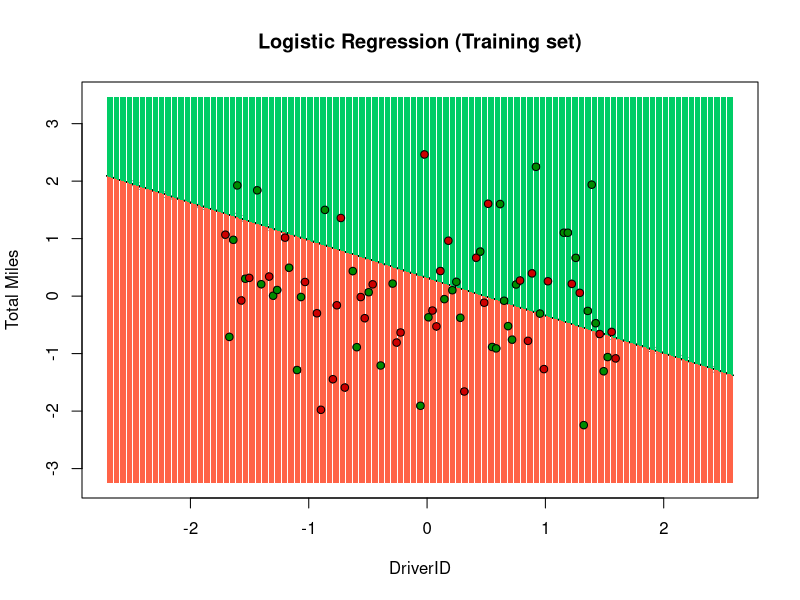
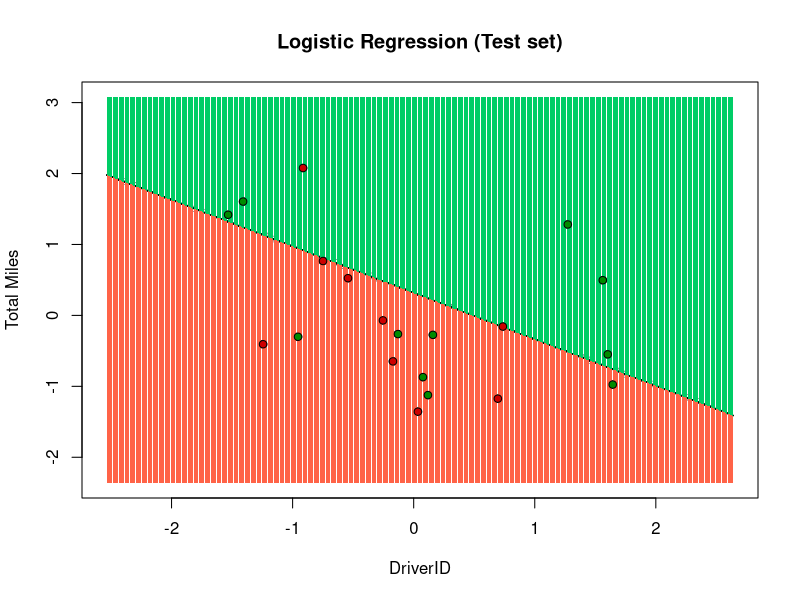

Here is the R script that generated these plots, in order:
# Logistic Regression
library (caret)
# Importing the dataset
dataset = read.csv('riskfactor_pig.csv')
dataset = dataset[2:4]
str(dataset)
TEMP <- as.data.frame(dataset)
str(TEMP)
ls(environment(), all.names=TRUE)
# Encoding the target feature as factor
dataset$riskfactor = factor(dataset$riskfactor, levels = c(0, 1))

# Splitting the dataset into the Training set and Test set
# install.packages('caTools')
library(caTools)
set.seed(123)
split = sample.split(dataset$riskfactor, SplitRatio = 0.80)
training_set = subset(dataset, split == TRUE)
test_set = subset(dataset, split == FALSE)

# Feature Scaling
training_set[-3] = scale(training_set[-3])
test_set[-3] = scale(test_set[-3])

# Fitting Logistic Regression to the Training set
classifier = glm(formula = riskfactor ~ .,
                 family = binomial,
                 data = training_set)

# Predicting the Test set results
prob_pred = predict(classifier, type = 'response', newdata = test_set[-3])
y_pred = ifelse(prob_pred > 0.7, 1, 0)

# Making the Confusion Matrix
cm = table(test_set[, 3], y_pred > 0.7)
cm
cm1 = table(test_set$riskfactor, y_pred > 0.7)
table(test_set$riskfactor)
table(training_set$riskfactor)

# Visualising the Training set results
library(ggplot2)
set = training_set
X1 = seq(min(set[, 1]) - 1, max(set[, 1]) + 1, by = 0.01)
X2 = seq(min(set[, 2]) - 1, max(set[, 2]) + 1, by = 0.01)
grid_set = expand.grid(X1, X2)
colnames(grid_set) = c('driverid', 'totmiles')
prob_set = predict(classifier, type = 'response', newdata = grid_set)
y_grid = ifelse(prob_set > 0.55, 1, 0)
plot(set[, -3],
     main = 'Logistic Regression (Training set)',
     xlab = 'DriverID', ylab = 'Total Miles',
     xlim = range(X1), ylim = range(X2))
contour(X1, X2, matrix(as.numeric(y_grid), length(X1), length(X2)), add = TRUE)
points(grid_set, pch = '.', col = ifelse(y_grid == 1, 'springgreen3', 'tomato'))
points(set, pch = 21, bg = ifelse(set[, 3] == 1, 'green4', 'red3'))

# Visualising the Test set results
library(ggplot2)
set = test_set
X1 = seq(min(set[, 1]) - 1, max(set[, 1]) + 1, by = 0.01)
X2 = seq(min(set[, 2]) - 1, max(set[, 2]) + 1, by = 0.01)
grid_set = expand.grid(X1, X2)
colnames(grid_set) = c('driverid', 'totmiles')
prob_set = predict(classifier, type = 'response', newdata = grid_set)
y_grid = ifelse(prob_set > 0.55, 1, 0)
plot(set[, -3],
     main = 'Logistic Regression (Test set)',
     xlab = 'DriverID', ylab = 'Total Miles',
     xlim = range(X1), ylim = range(X2))
contour(X1, X2, matrix(as.numeric(y_grid), length(X1), length(X2)), add = TRUE)
points(grid_set, pch = '.', col = ifelse(y_grid == 1, 'springgreen3', 'tomato'))
points(set, pch = 21, bg = ifelse(set[, 3] == 1, 'green4', 'red3'))
